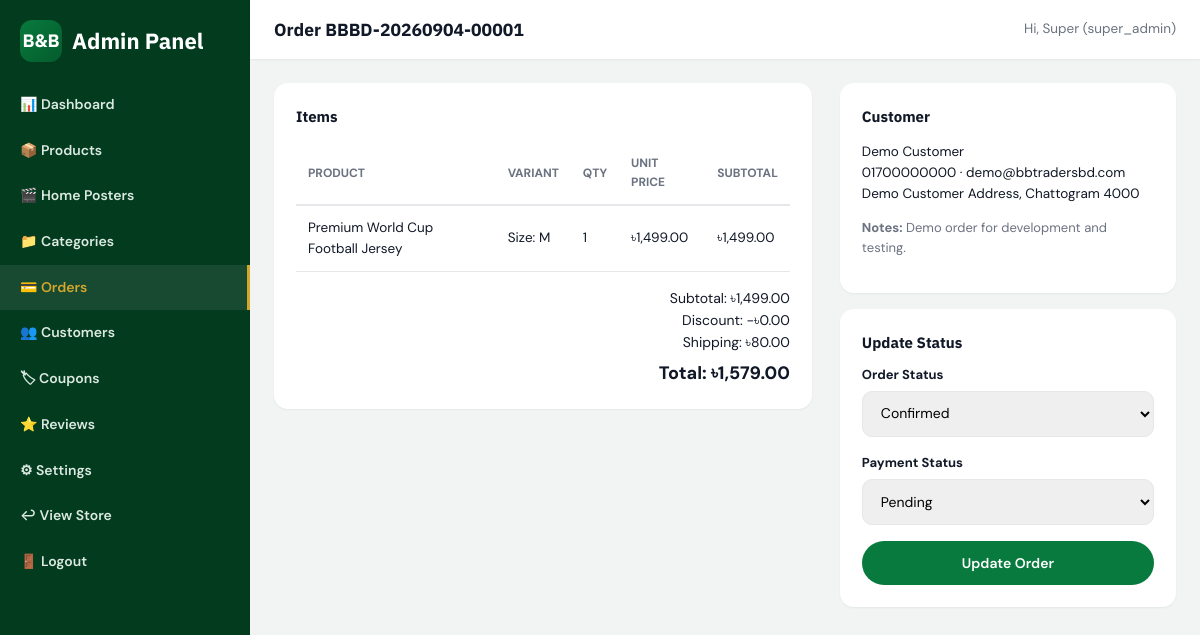
The page /admin/order-view.php?id=1 (signed in) on the database its author committed.
### tables this page shows
CREATE TABLE orders (
    id INT UNSIGNED AUTO_INCREMENT PRIMARY KEY,

    user_id INT UNSIGNED DEFAULT NULL,

    order_number VARCHAR(80) NOT NULL,

    subtotal DECIMAL(12,2) NOT NULL DEFAULT 0.00,
    discount_amount DECIMAL(12,2) NOT NULL DEFAULT 0.00,
    shipping_cost DECIMAL(12,2) NOT NULL DEFAULT 0.00,

    total_amount DECIMAL(12,2) NOT NULL DEFAULT 0.00,

    currency VARCHAR(10) NOT NULL DEFAULT 'BDT',

    coupon_id INT UNSIGNED DEFAULT NULL,
    coupon_code VARCHAR(50) DEFAULT NULL,

    payment_method ENUM(
        'cod',
        'bkash',
        'nagad',
        'stripe'
    ) NOT NULL,

    payment_status ENUM(
        'pending',
        'paid',
        'failed',
        'refunded'
    ) NOT NULL DEFAULT 'pending',

    order_status ENUM(
        'pending',
        'confirmed',
        'processing',
        'shipped',
        'delivered',
        'cancelled',
        'returned'
    ) NOT NULL DEFAULT 'pending',

     
    shipping_name VARCHAR(160) NOT NULL,
    shipping_email VARCHAR(150) DEFAULT NULL,
    shipping_phone VARCHAR(30) NOT NULL,

    shipping_address TEXT NOT NULL,
    shipping_city VARCHAR(100) NOT NULL,
    shipping_postal_code VARCHAR(20) DEFAULT NULL,

    notes TEXT DEFAULT NULL,

    stripe_session_id VARCHAR(255) DEFAULT NULL,
    stripe_payment_intent_id VARCHAR(255) DEFAULT NULL,

    created_at TIMESTAMP NOT NULL DEFAULT CURRENT_TIMESTAMP,
    updated_at TIMESTAMP NOT NULL DEFAULT CURRENT_TIMESTAMP
        ON UPDATE CURRENT_TIMESTAMP,

    CONSTRAINT fk_orders_user
        FOREIGN KEY (user_id)
        REFERENCES users(id)
        ON DELETE SET NULL
        ON UPDATE CASCADE,

    CONSTRAINT fk_orders_coupon
        FOREIGN KEY (coupon_id)
        REFERENCES coupons(id)
        ON DELETE SET NULL
        ON UPDATE CASCADE,

    UNIQUE KEY uq_orders_order_number (order_number),

    KEY idx_orders_user (user_id),
    KEY idx_orders_coupon (coupon_id),
    KEY idx_orders_payment_method (payment_method),
    KEY idx_orders_payment_status (payment_status),
    KEY idx_orders_order_status (order_status),
    KEY idx_orders_created (created_at),
    KEY idx_orders_stripe_session (stripe_session_id)
);

CREATE TABLE users (
    id INT UNSIGNED AUTO_INCREMENT PRIMARY KEY,

    first_name VARCHAR(80) NOT NULL,
    last_name VARCHAR(80) NOT NULL,

    email VARCHAR(150) NOT NULL,
    password VARCHAR(255) NOT NULL,

    phone VARCHAR(30) DEFAULT NULL,

    address TEXT DEFAULT NULL,
    city VARCHAR(100) DEFAULT NULL,
    postal_code VARCHAR(20) DEFAULT NULL,

    avatar VARCHAR(255) DEFAULT NULL,

    role ENUM(
        'member',
        'admin',
        'super_admin'
    ) NOT NULL DEFAULT 'member',

    status ENUM(
        'active',
        'inactive',
        'blocked'
    ) NOT NULL DEFAULT 'active',

    created_at TIMESTAMP NOT NULL DEFAULT CURRENT_TIMESTAMP,
    updated_at TIMESTAMP NOT NULL DEFAULT CURRENT_TIMESTAMP
        ON UPDATE CURRENT_TIMESTAMP,

    UNIQUE KEY uq_users_email (email),
    KEY idx_users_role (role),
    KEY idx_users_status (status),
    KEY idx_users_created (created_at)
);

CREATE TABLE order_items (
    id INT UNSIGNED AUTO_INCREMENT PRIMARY KEY,

    order_id INT UNSIGNED NOT NULL,

    product_id INT UNSIGNED NOT NULL,
    variant_id INT UNSIGNED DEFAULT NULL,

     
    product_name VARCHAR(200) NOT NULL,
    variant_name VARCHAR(255) DEFAULT NULL,

    quantity INT UNSIGNED NOT NULL DEFAULT 1,

    unit_price DECIMAL(12,2) NOT NULL DEFAULT 0.00,
    subtotal DECIMAL(12,2) NOT NULL DEFAULT 0.00,

    created_at TIMESTAMP NOT NULL DEFAULT CURRENT_TIMESTAMP,

    CONSTRAINT fk_order_items_order
        FOREIGN KEY (order_id)
        REFERENCES orders(id)
        ON DELETE CASCADE
        ON UPDATE CASCADE,

    CONSTRAINT fk_order_items_product
        FOREIGN KEY (product_id)
        REFERENCES products(id)
        ON DELETE RESTRICT
        ON UPDATE CASCADE,

    CONSTRAINT fk_order_items_variant
        FOREIGN KEY (variant_id)
        REFERENCES product_variants(id)
        ON DELETE SET NULL
        ON UPDATE CASCADE,

    KEY idx_order_items_order (order_id),
    KEY idx_order_items_product (product_id),
    KEY idx_order_items_variant (variant_id)
);

### includes/functions.php (called while the page is built, shortened)
<?php
function clean($value) {
    return htmlspecialchars(trim($value ?? ''), ENT_QUOTES, 'UTF-8');
}
function get_settings() {
    static $settings = null;
    if ($settings === null) {
        global $pdo;
        $settings = [];
        try {
            $stmt = $pdo->query("SELECT setting_key, setting_value FROM settings");
            foreach ($stmt->fetchAll() as $row) {
                $settings[$row['setting_key']] = $row['setting_value'];
            }
        } catch (Exception $e) {
            $settings = [];
        }
    }
    return $settings;
}
function get_setting($key, $default = '') {
    $settings = get_settings();
    return $settings[$key] ?? $default;
}
function format_price($amount) {
    $symbol = get_setting('currency_symbol', '৳');
    return $symbol . number_format((float) $amount, 2);
}

### includes/auth.php (called while the page is built, shortened)
<?php
function current_user() {
    static $user = null;
    if ($user !== null) return $user ?: null;
    global $pdo;
    $stmt = $pdo->prepare("SELECT id, first_name, last_name, email, phone, address, city, postal_code, avatar, role, status
                            FROM users WHERE id = ? LIMIT 1");
    $stmt->execute([$_SESSION['user_id']]);
    $row = $stmt->fetch();
    $user = $row;
    return $user;
}
function is_logged_in() {
    return current_user() !== null;
}
function is_admin() {
    $user = current_user();
    return $user && in_array($user['role'], ['admin', 'super_admin'], true);
}
function require_admin() {
    if (!is_logged_in() || !is_admin()) {
        redirect('login.php');
    }
}

### admin/order-view.php (the view, shortened to what this page needs)
<?php
require_once __DIR__ . '/../config/config.php';
require_admin();
$id = (int) ($_GET['id'] ?? 0);
$stmt = $pdo->prepare("SELECT * FROM orders WHERE id = ?");
$stmt->execute([$id]);
$order = $stmt->fetch();
$pageTitle = 'Order ' . $order['order_number'];
require_once __DIR__ . '/includes/header.php';
$itemsStmt = $pdo->prepare("SELECT * FROM order_items WHERE order_id = ?");
$itemsStmt->execute([$id]);
$items = $itemsStmt->fetchAll();
$statuses = ['pending','confirmed','processing','shipped','delivered','cancelled','returned'];
$payStatuses = ['pending','paid','failed','refunded'];
?>
<div class="shop-layout" style="grid-template-columns:1.6fr 1fr;">
  <div class="admin-panel">
    <h4 style="margin-bottom:14px;">Items</h4>
    <table class="data-table">
      <thead><tr><th>Product</th><th>Variant</th><th>Qty</th><th>Unit Price</th><th>Subtotal</th></tr></thead>
      <tbody>
      <?php foreach ($items as $it): ?>
        <tr>
          <td><?= clean($it['product_name']) ?></td>
          <td><?= clean($it['variant_name'] ?: '-') ?></td>
          <td><?= $it['quantity'] ?></td>
          <td><?= format_price($it['unit_price']) ?></td>
          <td><?= format_price($it['subtotal']) ?></td>
        </tr>
      <?php endforeach; ?>
      </tbody>
    </table>
    <div style="margin-top:16px; text-align:right; font-size:14px;">
      <div>Subtotal: <?= format_price($order['subtotal']) ?></div>
      <div>Discount: -<?= format_price($order['discount_amount']) ?></div>
      <div>Shipping: <?= format_price($order['shipping_cost']) ?></div>
      <div style="font-size:18px; font-weight:800; margin-top:6px;">Total: <?= format_price($order['total_amount']) ?></div>
    </div>
  </div>
  <div>
    <div class="admin-panel" style="margin-bottom:16px;">
      <h4 style="margin-bottom:10px;">Customer</h4>
      <p style="font-size:13.5px;"><?= clean($order['shipping_name']) ?><br>
      <?= clean($order['shipping_phone']) ?><?= $order['shipping_email'] ? ' &middot; ' . clean($order['shipping_email']) : '' ?><br>
      <?= clean($order['shipping_address']) ?>, <?= clean($order['shipping_city']) ?> <?= clean($order['shipping_postal_code']) ?></p>
      <?php if ($order['notes']): ?><p style="font-size:13px; color:var(--text-soft);"><strong>Notes:</strong> <?= clean($order['notes']) ?></p><?php endif; ?>
    </div>
    <div class="admin-panel">
      <h4 style="margin-bottom:10px;">Update Status</h4>
      <form method="post">
        <div class="form-group">
          <label>Order Status</label>
          <select name="order_status" class="form-control">
            <?php foreach ($statuses as $s): ?><option value="<?= $s ?>" <?= $order['order_status'] === $s ? 'selected' : '' ?>><?= ucfirst($s) ?></option><?php endforeach; ?>
          </select>
        </div>
        <div class="form-group">
          <label>Payment Status</label>
          <select name="payment_status" class="form-control">
            <?php foreach ($payStatuses as $s): ?><option value="<?= $s ?>" <?= $order['payment_status'] === $s ? 'selected' : '' ?>><?= ucfirst($s) ?></option><?php endforeach; ?>
          </select>
        </div>
        <button type="submit" class="btn btn-primary btn-block">Update Order</button>
      </form>
    </div>
  </div>
</div>
<?php require_once __DIR__ . '/includes/footer.php'; ?>

### admin/includes/header.php (shortened to what this page needs)
<?php
$admin = current_user();
$adminPage = basename($_SERVER['SCRIPT_NAME']);
?>
<!DOCTYPE html>
<html lang="en">
<head>
<link rel="stylesheet" href="<?= BASE_URL ?>assets/css/style.css">
</head>
<body class="admin-body">
<div class="admin-wrap">
  <aside class="admin-sidebar">
    <div class="brand"><span class="logo-badge">B&amp;B</span> <span>Admin Panel</span></div>
    <a href="<?= BASE_URL ?>admin/index.php" class="<?= $adminPage === 'index.php' ? 'active' : '' ?>">&#128202; Dashboard</a>
    <a href="<?= BASE_URL ?>admin/products.php" class="<?= in_array($adminPage, ['products.php', 'product-form.php']) ? 'active' : '' ?>">&#128230; Products</a>
    <a href="<?= BASE_URL ?>admin/sliders.php" class="<?= $adminPage === 'sliders.php' ? 'active' : '' ?>">&#127916; Home Posters</a>
    <a href="<?= BASE_URL ?>admin/categories.php" class="<?= $adminPage === 'categories.php' ? 'active' : '' ?>">&#128193; Categories</a>
    <a href="<?= BASE_URL ?>admin/orders.php" class="<?= in_array($adminPage, ['orders.php', 'order-view.php']) ? 'active' : '' ?>">&#128179; Orders</a>
    <a href="<?= BASE_URL ?>admin/customers.php" class="<?= $adminPage === 'customers.php' ? 'active' : '' ?>">&#128101; Customers</a>
    <a href="<?= BASE_URL ?>admin/coupons.php" class="<?= $adminPage === 'coupons.php' ? 'active' : '' ?>">&#127991; Coupons</a>
    <a href="<?= BASE_URL ?>admin/reviews.php" class="<?= $adminPage === 'reviews.php' ? 'active' : '' ?>">&#11088; Reviews</a>
    <a href="<?= BASE_URL ?>admin/settings.php" class="<?= $adminPage === 'settings.php' ? 'active' : '' ?>">&#9881; Settings</a>
    <a href="<?= BASE_URL ?>index.php">&#8617; View Store</a>
    <a href="<?= BASE_URL ?>logout.php">&#128682; Logout</a>
  </aside>
  <div>
    <div class="admin-topbar">
      <h3 style="margin:0;"><?= clean($pageTitle ?? 'Dashboard') ?></h3>
      <span style="font-size:13.5px; color:var(--text-soft);">Hi, <?= clean($admin['first_name']) ?> (<?= clean($admin['role']) ?>)</span>
    </div>
    <div class="admin-main">

### assets/css/style.css (style rules this page uses)
:root { --green:#087A3D; --green-dark:#045C2D; --green-deep:#033B1F; --gold:#D4A72C; --bg:#F7F8F7; --white:#FFFFFF; --text:#111827; --text-soft:#6B7280; --border:#E5E7EB; --success:#16A34A; --danger:#DC2626; --warning:#F59E0B; --radius:14px; --radius-sm:8px; --shadow-sm:0 1px 2px rgba(3,59,31,.06); --shadow-md:0 8px 24px rgba(3,59,31,.08); --shadow-lg:0 20px 45px rgba(3,59,31,.14); --font-heading:'IBM Plex Sans', 'Inter', sans-serif; --font-body:'DM Sans', 'Inter', sans-serif; }
* { box-sizing:border-box; }
html { scroll-behavior:smooth; }
body { margin:0; font-family:var(--font-body); color:var(--text); background:var(--bg); font-size:15px; line-height:1.55; -webkit-font-smoothing:antialiased; }
h1,h2,h3,h4,h5 { font-family:var(--font-heading); margin:0 0 .5em; font-weight:700; color:var(--text); }
a { color:inherit; text-decoration:none; }
button { font-family:inherit; cursor:pointer; }
input,select,textarea { font-family:inherit; font-size:14px; }
.btn { display:inline-flex; align-items:center; justify-content:center; gap:8px; padding:12px 24px; border-radius:999px; font-weight:600; font-size:14px; border:1px solid transparent; transition:.2s ease; white-space:nowrap; }
.btn-primary { background:var(--green); color:#fff; }
.btn-block { width:100%; }
.brand { display:flex; align-items:center; gap:10px; font-family:var(--font-heading); font-weight:800; font-size:22px; color:var(--green-deep); }
.brand .logo-badge { width:42px; height:42px; border-radius:12px; background:linear-gradient(135deg,var(--green),var(--green-dark)); display:flex; align-items:center; justify-content:center; color:#fff; font-size:18px; font-weight:800; box-shadow:var(--shadow-sm); }
.shop-layout { display:grid; grid-template-columns:260px 1fr; gap:28px; align-items:start; }
.form-group { margin-bottom:16px; }
.form-group label { display:block; font-size:13px; font-weight:700; margin-bottom:6px; }
.form-control { width:100%; padding:12px 14px; border:1.5px solid var(--border); border-radius:10px; outline:none; }
.admin-body { background:#f1f4f2; }
.admin-wrap { display:grid; grid-template-columns:250px 1fr; min-height:100vh; }
.admin-sidebar { background:var(--green-deep); color:#dbe9e0; padding:20px 0; }
.admin-sidebar .brand { color:#fff; padding:0 20px 20px; }
.admin-sidebar a { display:flex; align-items:center; gap:10px; padding:12px 20px; font-size:14px; font-weight:600; }
.admin-sidebar a:hover, .admin-sidebar a.active { background:rgba(255,255,255,.08); color:var(--gold); border-right:3px solid var(--gold); }
.admin-topbar { background:#fff; padding:16px 24px; display:flex; justify-content:space-between; align-items:center; box-shadow:var(--shadow-sm); }
.admin-main { padding:24px; }
.admin-panel { background:#fff; border-radius:var(--radius); box-shadow:var(--shadow-sm); padding:22px; }
.data-table { width:100%; border-collapse:collapse; }
.data-table th { text-align:left; padding:12px; font-size:12px; text-transform:uppercase; color:var(--text-soft); border-bottom:2px solid var(--border); }
.data-table td { padding:12px; border-bottom:1px solid var(--border); font-size:13.5px; vertical-align:middle; }

### rows shown on the page
orders: order_number "Order BBBD-20260904-00001", subtotal "৳1,499.00", discount_amount "৳0.00", shipping_cost "৳80.00", total_amount "৳1,579.00", shipping_name "Demo Customer", shipping_phone "01700000000", shipping_email "demo@bbtradersbd.com", shipping_address "Demo Customer Address", shipping_city "Chattogram", shipping_postal_code "4000", notes "Demo order for development and testing.", order_status "Confirmed", payment_status "Pending"
users: first_name "Super", role "super_admin"
order_items: product_name "Premium World Cup Football Jersey", variant_name "Size: M", quantity "1", unit_price "৳1,499.00", subtotal "৳1,499.00"
